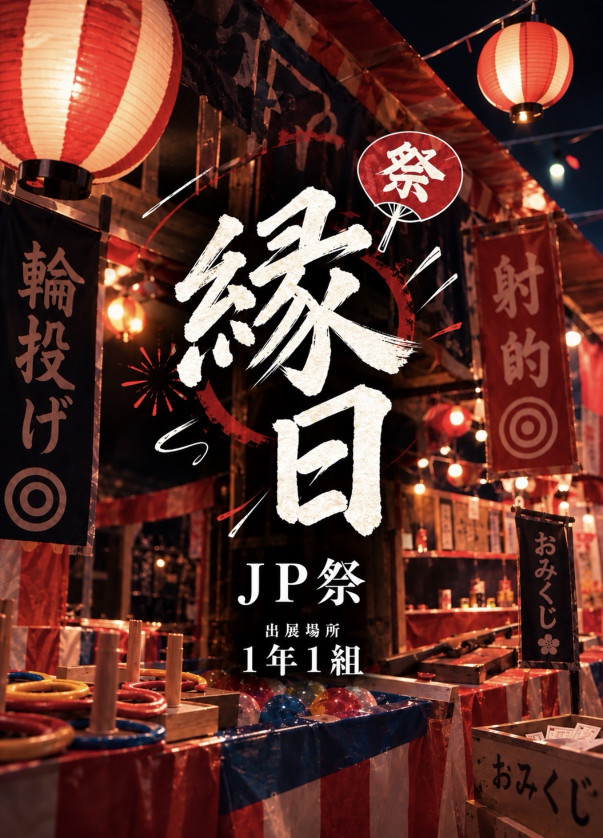
#> input picture uploads/【1-1】ポスター.jfif, 1206 x 1676 px (shown at 1/2 size); its folder holds 4 pictures in this run
$ python make_images.py
#> lines starting #> are read from the running program, lines starting #| are printed output that depends on the picture
"""uploads/ の元画像から posters/full（拡大表示用）と posters/thumb（一覧用）を作る。

ファイル名は「【1-1】ポスター.jpg」「【吹奏楽】ポスター.jpg」の形式を想定。
【全体】は学院祭全体のポスター、【】内が「数字-数字」ならクラス、それ以外は部活として扱う。
使い方: python3 tools/make_images.py  （pip install pillow が必要）
"""
import hashlib
import json
import re
import unicodedata
from pathlib import Path

from PIL import Image, ImageOps

ROOT = Path(__file__).resolve().parent.parent
SRC = ROOT / "uploads"
FULL = ROOT / "posters" / "full"
THUMB = ROOT / "posters" / "thumb"
FULL_MAX = (1400, 2000)   # 拡大表示用の最大サイズ（幅, 高さ）
THUMB_W = 360             # 一覧用サムネイルの幅

# 部活の表示順: (ファイル名の【】内, ファイル名用の英字 ID, 表示名)（新しい部活はここに追加）
CLUBS = [
    ("女子サッカー", "wsoccer", "女子サッカー部"),
    ("華道", "ikebana", "華道部"),
    ("茶道", "tea", "茶道部"),
    ("書道", "calligraphy", "書道部"),
    ("英語部", "english", "英語部"),
    ("パソコン", "pc", "パソコン部"),
    ("生物", "biology", "生物部"),
    ("美術部", "art", "美術部"),
    ("弓道部", "kyudo", "弓道部"),
    ("ハンドボール", "handball", "ハンドボール部"),
    ("女バレ", "wvolley", "女子バレーボール部"),
    ("チア", "cheer", "チアリーディング部"),
    ("吹奏楽", "brass", "吹奏楽部"),
    ("軽音学部", "lightmusic", "軽音楽部"),
    ("卓球", "tabletennis", "卓球部"),
]
MAIN_KEY = "全体"  # 【全体】ポスター は最初の演出と一覧の下部に表示する
ZEN = str.maketrans("0123456789", "０１２３４５６７８９")


def save(im, path, size):
    im = im.copy()
    im.thumbnail(size, Image.LANCZOS)
    im.save(path, "JPEG", quality=82, optimize=True, progressive=True)


def main():
    FULL.mkdir(parents=True, exist_ok=True)
    THUMB.mkdir(parents=True, exist_ok=True)
    club_ids = {key: pid for key, pid, _ in CLUBS}
    club_labels = {key: label for key, _, label in CLUBS}
    classes, clubs = [], {}
    main_poster = None
    for f in sorted(SRC.iterdir()):
        m = re.search(r"【(.+?)】", unicodedata.normalize("NFC", f.name))
        if not m:
            print("skip:", f.name)
            continue
        name = m.group(1)
        is_class = re.fullmatch(r"\d-\d+", name) is not None
        if name == MAIN_KEY:
            pid = "main"
        elif is_class:
            pid = "c" + name
        elif name in club_ids:
            pid = club_ids[name]
        else:
            print("CLUBS に未登録の部活:", name)
            continue
        im = ImageOps.exif_transpose(Image.open(f))
#> im is the input picture: PIL image 1206x1676 RGB; mean R, G, B 93.7, 51.8, 44.8
        if im.mode in ("RGBA", "LA", "P"):
            im = im.convert("RGBA")
            bg = Image.new("RGB", im.size, "white")
            bg.paste(im, mask=im.split()[-1])
            im = bg
        else:
            im = im.convert("RGB")
        save(im, FULL / f"{pid}.jpg", FULL_MAX)
        save(im, THUMB / f"{pid}.jpg", (THUMB_W, THUMB_W * 2))
#> call 2 of save, with size = (360, 720)
#> in save (call 2), `im.thumbnail(size, Image.LANCZOS)`:
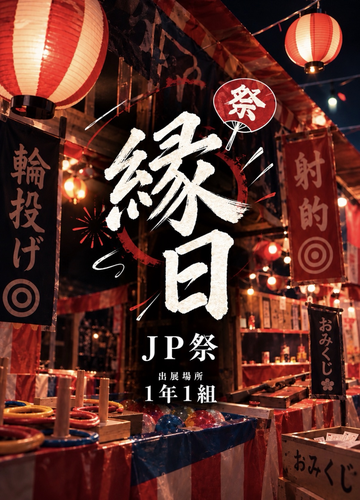
#> im: PIL image 360x500 RGB; mean R, G, B 93.7, 51.9, 44.9
        # 画像の内容から版番号を作る（ページ側で ?v= に付け、差し替え時のキャッシュ残りを防ぐ）
        v = hashlib.md5((FULL / f"{pid}.jpg").read_bytes()).hexdigest()[:8]
        if pid == "main":
            main_poster = {"id": pid, "name": "学院祭 全体ポスター", "v": v}
        elif is_class:
            grade, num = name.split("-")
            classes.append({"id": pid, "name": f"{grade}年{num}組".translate(ZEN),
                            "grade": int(grade), "num": int(num), "v": v})
        else:
            clubs[name] = {"id": pid, "name": club_labels[name], "v": v}
#> pass 2 of the loop in main, `for f in sorted(SRC.iterdir()):`:
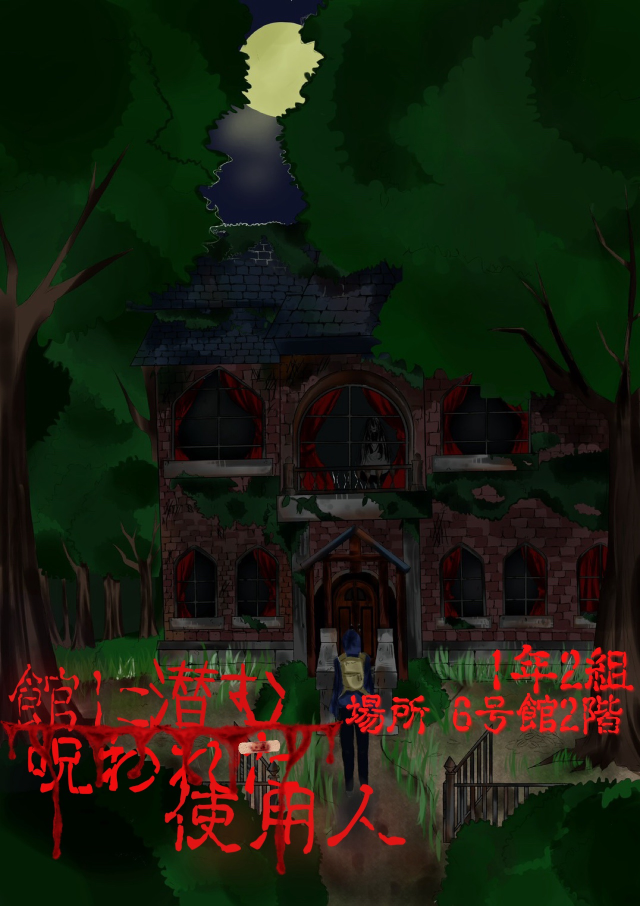
#> input picture uploads/【1-2】ポスター.jfif, 1280 x 1811 px (shown at 1/2 size)
#> in main, im is the input picture: PIL image 1280x1811 RGB; mean R, G, B 28, 30.6, 15.7
#> in save (call 4), `im.thumbnail(size, Image.LANCZOS)`:
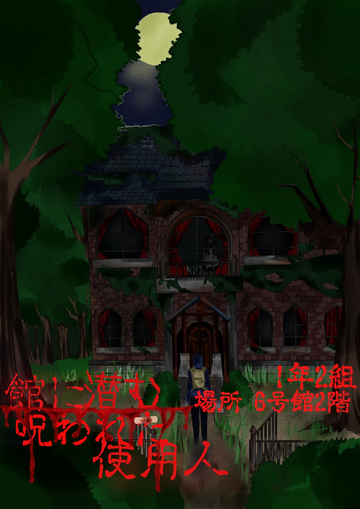
#> im: PIL image 360x509 RGB; mean R, G, B 27.9, 30.6, 15.7
#> pass 3 of the loop in main, `for f in sorted(SRC.iterdir()):`:
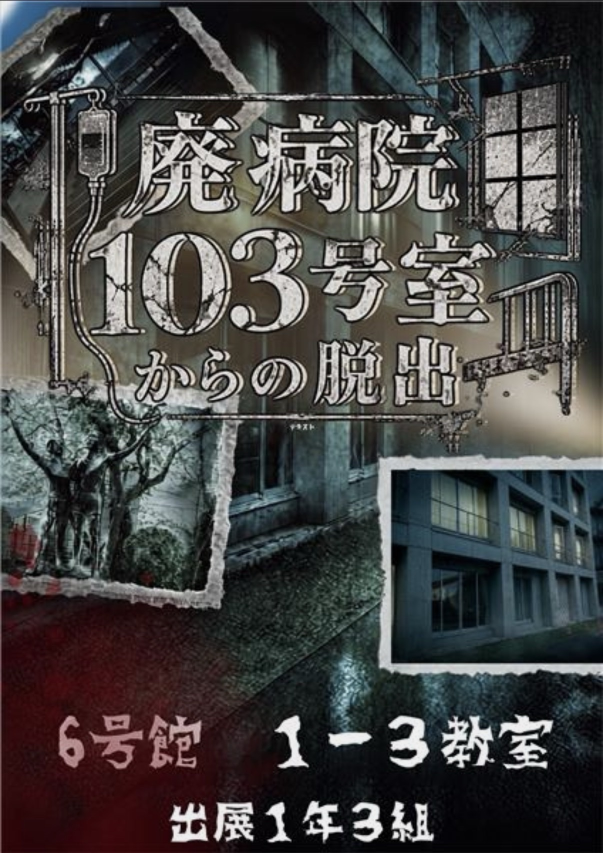
#> input picture uploads/【1-3】ポスター.jpg, 1206 x 1706 px (shown at 1/2 size)
#> in main, im is the input picture: PIL image 1206x1706 RGB; mean R, G, B 72.5, 72, 71
#> in save (call 6), `im.thumbnail(size, Image.LANCZOS)`:
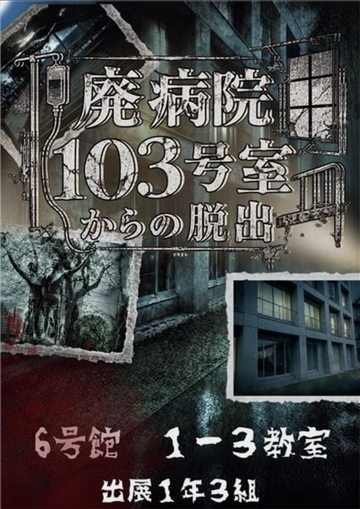
#> im: PIL image 360x509 RGB; mean R, G, B 72.5, 72, 71
#> the loop made 4 passes; the first 3 are shown

    classes.sort(key=lambda e: (e["grade"], e["num"]))
    for e in classes:
        del e["num"]
    ordered_clubs = [clubs[n] for n, _, _ in CLUBS if n in clubs]
    data = {"main": main_poster, "classes": classes, "clubs": ordered_clubs}
    (ROOT / "posters" / "data.js").write_text(
        "// tools/make_images.py が自動生成。表示名を変えたいときは name を書き換える。\n"
        "window.POSTERS = " + json.dumps(data, ensure_ascii=False, indent=2) + ";\n",
        encoding="utf-8",
    )
    print(f"クラス {len(classes)} 件, 部活 {len(ordered_clubs)} 件")


if __name__ == "__main__":
    main()
